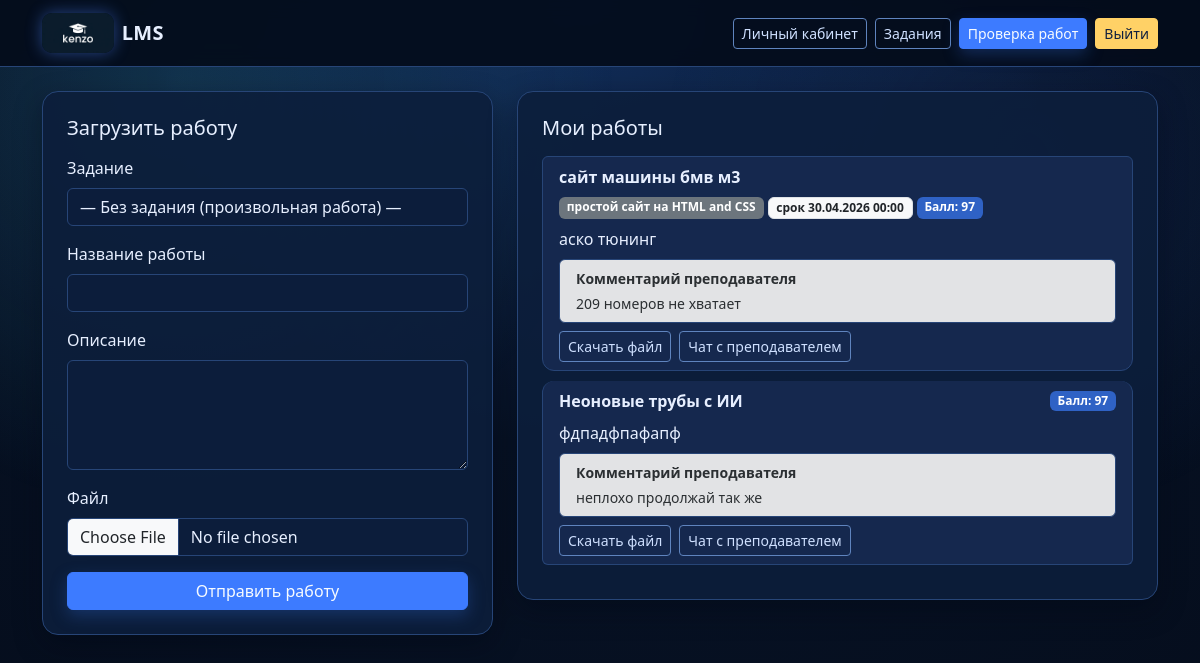
The page /dashboard (signed in) on the database its author committed.
### app/models.py (models this page shows, shortened)
class Submission(db.Model):
    id = db.Column(db.Integer, primary_key=True)
    title = db.Column(db.String(150), nullable=False)
    description = db.Column(db.Text, nullable=False)
    filename = db.Column(db.String(255), nullable=False)
    score = db.Column(db.Integer, default=0)
    teacher_comment = db.Column(db.Text, nullable=True)
    created_at = db.Column(db.DateTime, default=datetime.utcnow)
    assignment_id = db.Column(db.Integer, db.ForeignKey("assignment.id"), nullable=True)
    assignment = db.relationship("Assignment", back_populates="submissions")
    author_id = db.Column(db.Integer, db.ForeignKey("user.id"), nullable=False)
    author = db.relationship("User", back_populates="submissions")
    feedback_messages = db.relationship(
        "FeedbackMessage",
        back_populates="submission",
        cascade="all, delete-orphan",
        order_by="FeedbackMessage.created_at.asc()",
    )
    @property
    def is_submitted_late(self) -> bool:
        if not self.assignment or self.assignment.due_at is None or self.created_at is None:
            return False
        return self.created_at > self.assignment.due_at

class Assignment(db.Model):
    id = db.Column(db.Integer, primary_key=True)
    title = db.Column(db.String(150), nullable=False)
    instructions = db.Column(db.Text, nullable=True)
    due_at = db.Column(db.DateTime, nullable=True)
    created_at = db.Column(db.DateTime, default=datetime.utcnow)
    submissions = db.relationship("Submission", back_populates="assignment")

### app/routes/main.py (the view, shortened to what this page needs)
@main_bp.route("/dashboard", methods=["GET", "POST"])
@login_required
def dashboard():
    form = SubmissionForm()
    form.assignment_id.choices = _submission_assignment_choices()
    items = (
        Submission.query.options(joinedload(Submission.assignment))
        .filter_by(author_id=current_user.id)
        .order_by(Submission.created_at.desc())
        .all()
    )
    return render_template("dashboard.html", form=form, items=items)

### app/forms.py
class SubmissionForm(FlaskForm):
    assignment_id = SelectField(
        "Задание",
        coerce=int,
        choices=[(0, "— Без задания (произвольная работа) —")],
    )
    title = StringField("Название работы", validators=[DataRequired(), Length(min=3, max=150)])
    description = TextAreaField("Описание", validators=[DataRequired(), Length(min=10)])
    file = FileField(
        "Файл",
        validators=[
            FileRequired(),
            FileAllowed(["pdf", "docx", "txt", "png", "jpg", "jpeg"], "Недопустимый формат файла"),
        ],
    )
    submit = SubmitField("Отправить работу")

### app/models.py (called while the page is built)
@login_manager.user_loader
def load_user(user_id: str):
    return User.query.get(int(user_id))

### app/routes/main.py (called while the page is built)
def _submission_assignment_choices():
    rows = Assignment.query.order_by(Assignment.created_at.desc()).all()
    choices = [(0, "— Без задания (произвольная работа) —")]
    for a in rows:
        if a.due_at:
            label = f"{a.title} — срок {a.due_at.strftime('%d.%m.%Y %H:%M')}"
        else:
            label = f"{a.title} (без дедлайна)"
        choices.append((a.id, label))
    return choices

### app/templates/dashboard.html (shortened to what this page needs)
{% extends "base.html" %}
{% block content %}
<div class="row g-4">
    <div class="col-lg-5">
        <div class="card shadow-sm">
            <div class="card-body p-4">
                <h2 class="h5 mb-3">Загрузить работу</h2>
                <form method="post" enctype="multipart/form-data">
                    <div class="mb-3">
                        {{ form.assignment_id.label(class="form-label") }}
                        {{ form.assignment_id(class="form-select") }}
                    </div>
                    <div class="mb-3">
                        {{ form.title.label(class="form-label") }}
                        {{ form.title(class="form-control") }}
                    </div>
                    <div class="mb-3">
                        {{ form.description.label(class="form-label") }}
                        {{ form.description(class="form-control", rows=4) }}
                    </div>
                    <div class="mb-3">
                        {{ form.file.label(class="form-label") }}
                        {{ form.file(class="form-control") }}
                    </div>
                    {{ form.submit(class="btn btn-primary w-100") }}
                </form>
            </div>
        </div>
    </div>
    <div class="col-lg-7">
        <div class="card shadow-sm">
            <div class="card-body p-4">
                <h2 class="h5 mb-3">Мои работы</h2>
                {% if items %}
                    <div class="list-group">
                        {% for item in items %}
                            <div class="list-group-item">
                                <div class="d-flex justify-content-between align-items-center flex-wrap gap-2">
                                    <strong>{{ item.title }}</strong>
                                    <span class="d-flex gap-1 flex-wrap">
                                        {% if item.assignment %}
                                            <span class="badge text-bg-secondary">{{ item.assignment.title }}</span>
                                            {% if item.assignment.due_at %}
                                                <span class="badge text-bg-light text-dark border">срок {{ item.assignment.due_at.strftime('%d.%m.%Y %H:%M') }}</span>
                                            {% endif %}
                                        {% endif %}
                                        <span class="badge text-bg-primary">Балл: {{ item.score }}</span>
                                    </span>
                                </div>
                                <p class="mb-2 mt-2">{{ item.description }}</p>
                                {% if item.teacher_comment %}
                                    <div class="alert alert-secondary py-2 px-3 small mb-2">
                                        <strong class="d-block mb-1">Комментарий преподавателя</strong>
                                        <div style="white-space: pre-wrap;">{{ item.teacher_comment }}</div>
                                    </div>
                                {% endif %}
                                <div class="d-flex gap-2">
                                    <a href="{{ url_for('main.uploaded_file', filename=item.filename) }}" class="btn btn-sm btn-outline-secondary">Скачать файл</a>
                                    <a href="{{ url_for('main.feedback_chat', submission_id=item.id) }}" class="btn btn-sm btn-outline-primary">Чат с преподавателем</a>
                                </div>
                            </div>
                        {% endfor %}
                    </div>
                {% else %}
                    <p class="text-muted">У вас пока нет загруженных работ.</p>
                {% endif %}
            </div>
        </div>
    </div>
</div>
{% endblock %}

### app/static/css/style.css (style rules this page uses)
:root { --bg-main: #071225; --bg-surface: #0f1f3d; --bg-surface-soft: #15284e; --border-color: #274577; --text-main: #e7efff; --text-muted: #9db4de; --primary: #3d7bff; --primary-hover: #5690ff; --accent: #45c6ff; }
body { background: radial-gradient(circle at top, #122e5b 0%, var(--bg-main) 45%, #050d1c 100%); color: var(--text-main); min-height: 100vh; }
body::before { content: ""; position: fixed; inset: 0; pointer-events: none; background: radial-gradient(circle at 15% 10%, rgba(69, 198, 255, 0.18), transparent 35%), radial-gradient(circle at 85% 20%, rgba(61, 123, 255, 0.12), transparent 30%); z-index: -1; }
.card { background: rgba(13, 30, 59, 0.9); border: 1px solid var(--border-color); border-radius: 1rem; color: var(--text-main); box-shadow: 0 10px 28px rgba(2, 8, 20, 0.4) !important; transition: transform 0.2s ease, box-shadow 0.2s ease; }
.list-group-item { background: var(--bg-surface-soft); border: 1px solid var(--border-color); border-radius: 0.75rem; margin-bottom: 0.6rem; color: var(--text-main); }
.form-control, .form-select { background: #0c1d3b; border: 1px solid var(--border-color); color: var(--text-main); }
.form-control::placeholder { color: #89a6d8; }
a { color: #8fbeff; }
.btn-primary, .btn-success, .btn-info { background: var(--primary); border-color: var(--primary); color: #f7fbff; box-shadow: 0 6px 16px rgba(44, 94, 191, 0.35); }
.btn-outline-light, .btn-outline-primary, .btn-outline-secondary, .btn-outline-success, .btn-outline-info { color: #cfe0ff; border-color: #5f84be; }
.btn { position: relative; overflow: hidden; transition: transform 0.22s ease, box-shadow 0.22s ease, background-color 0.22s ease, border-color 0.22s ease, color 0.22s ease; }
.btn::before { content: ""; position: absolute; top: -120%; left: -30%; width: 55%; height: 320%; background: linear-gradient(to right, transparent, rgba(255, 255, 255, 0.28), transparent); transform: rotate(22deg); opacity: 0; transition: left 0.45s ease, opacity 0.2s ease; pointer-events: none; }
.badge.text-bg-primary { background-color: #2f62c5 !important; }
.alert { border: 1px solid var(--border-color); }

### rows shown on the page
Submission: title "сайт машины бмв м3", assignment "простой сайт на HTML and CSS", assignment.due_at "30.04.2026 00:00", score "97", description "аско тюнинг", teacher_comment "209 номеров не хватает"
Submission: title "Неоновые трубы с ИИ", score "97", description "фдпадфпафапф", teacher_comment "неплохо продолжай так же"
